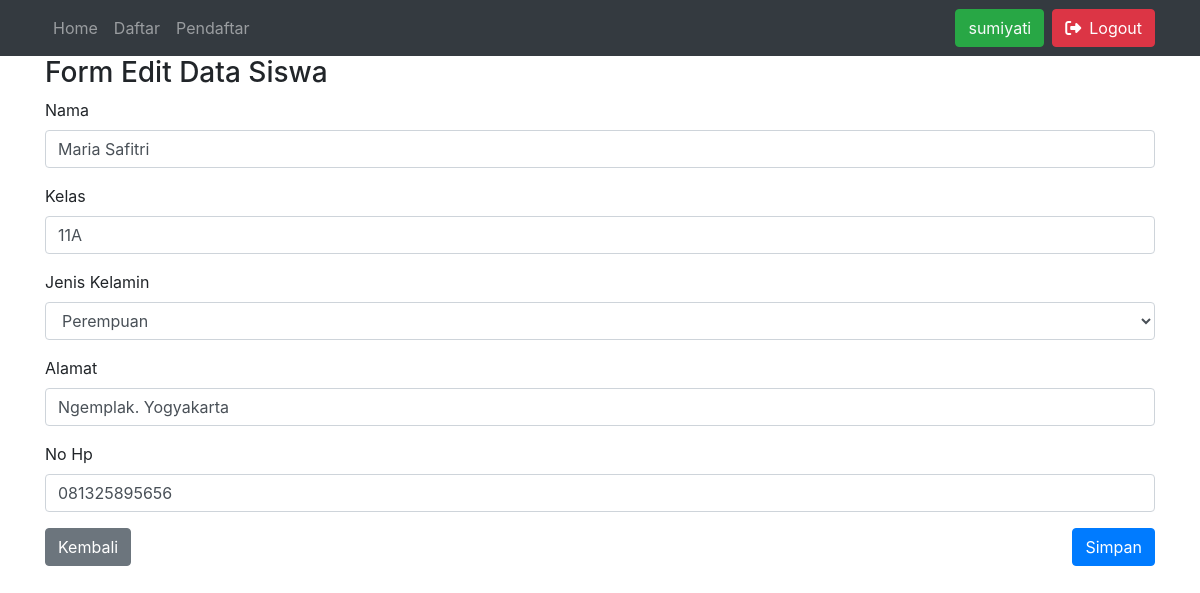
/form-edit.php?No_Presensi=3 (signed in), run on the app's committed database.
### tables this page shows
CREATE TABLE `tb_siswa` (
  `No_Presensi` int(4) NOT NULL,
  `Nama` varchar(30) NOT NULL,
  `Kelas` varchar(3) NOT NULL,
  `Jenis_Kelamin` int(1) NOT NULL,
  `Alamat` varchar(50) NOT NULL,
  `No_hp` varchar(15) NOT NULL
);

### form-edit.php (the view, shortened to what this page needs)
<?php
include("config.php");
$No_Presensi = $_GET['No_Presensi'];
$sql = "SELECT * FROM tb_siswa WHERE No_Presensi = $No_Presensi";
$query = mysqli_query($db, $sql);
$siswa = mysqli_fetch_object($query);
$nomorDepan = substr($siswa->No_hp, 0, 4);
$nomorTengah = substr($siswa->No_hp, 5, 4);
$nomorAkhir = substr($siswa->No_hp, 10, 4);
$nomorHp = $nomorDepan . '' . $nomorTengah . '' . $nomorAkhir;
?>
<?php require "theme/head.php" ?>
<?php require "theme/navbar.php" ?>
<?php if (!isset($_SESSION['username'])) : ?>
    <div class="container">
        <header>
            <h3 class="mt-5">Mohon untuk <a href="login/index.php" class="btn btn-primary">Login</a> terlebih dahulu</h3>
        </header>
    </div>
<?php else : ?>
    <div class="container">
        <header>
            <h3>Form Edit Data Siswa</h3>
        </header>
        <form action="proses-edit.php" method="post">
            <fieldset>
                <div class="form-group">
                    <label for="nama">Nama</label>
                    <input type="text" class="form-control" name="nama" placeholder="Nama Lengkap" value="<?= $siswa->Nama ?>">
                </div>
                <div class="form-group">
                    <label for="kelas">Kelas</label>
                    <input class="form-control" type="text" name="kelas" placeholder="11A" value="<?= $siswa->Kelas ?>">
                </div>
                <div class="form-group">
                    <label for="jenisKelamin">Jenis Kelamin</label>
                    <select class="form-control" name="jenisKelamin">
                        <option value="1" <?= ($siswa->Jenis_Kelamin == 1) ? 'selected' : '' ?>>Perempuan</option>
                    </select>
                </div>
                <div class="form-group">
                    <label for="alamat">Alamat</label>
                    <input class="form-control" type="text" name="alamat" placeholder="Jln Nganu, NGanu, Nganu" value="<?= $siswa->Alamat ?>">
                </div>
                <div class="form-group">
                    <label for="alamat">No Hp</label>
                    <input class="form-control" type="text" name="nohp" placeholder="084565987845" value="<?= $nomorHp ?>">
                </div>
                <div class="form-group">
                    <a href="list-siswa.php" class="btn btn-secondary">Kembali</a>
                    <button type="submit" name="simpan" class="btn btn-primary float-right">Simpan</button>
                </div>
            </fieldset>
        </form>
    </div>
<?php endif; ?>
<?php require "theme/footer.php" ?>

### data on the page
tb_siswa: nama "Maria Safitri", kelas "11A", jenisKelamin "Perempuan", alamat "Ngemplak. Yogyakarta", nohp "081325895656"

### other printed values
$_SESSION['username'] "sumiyati"
